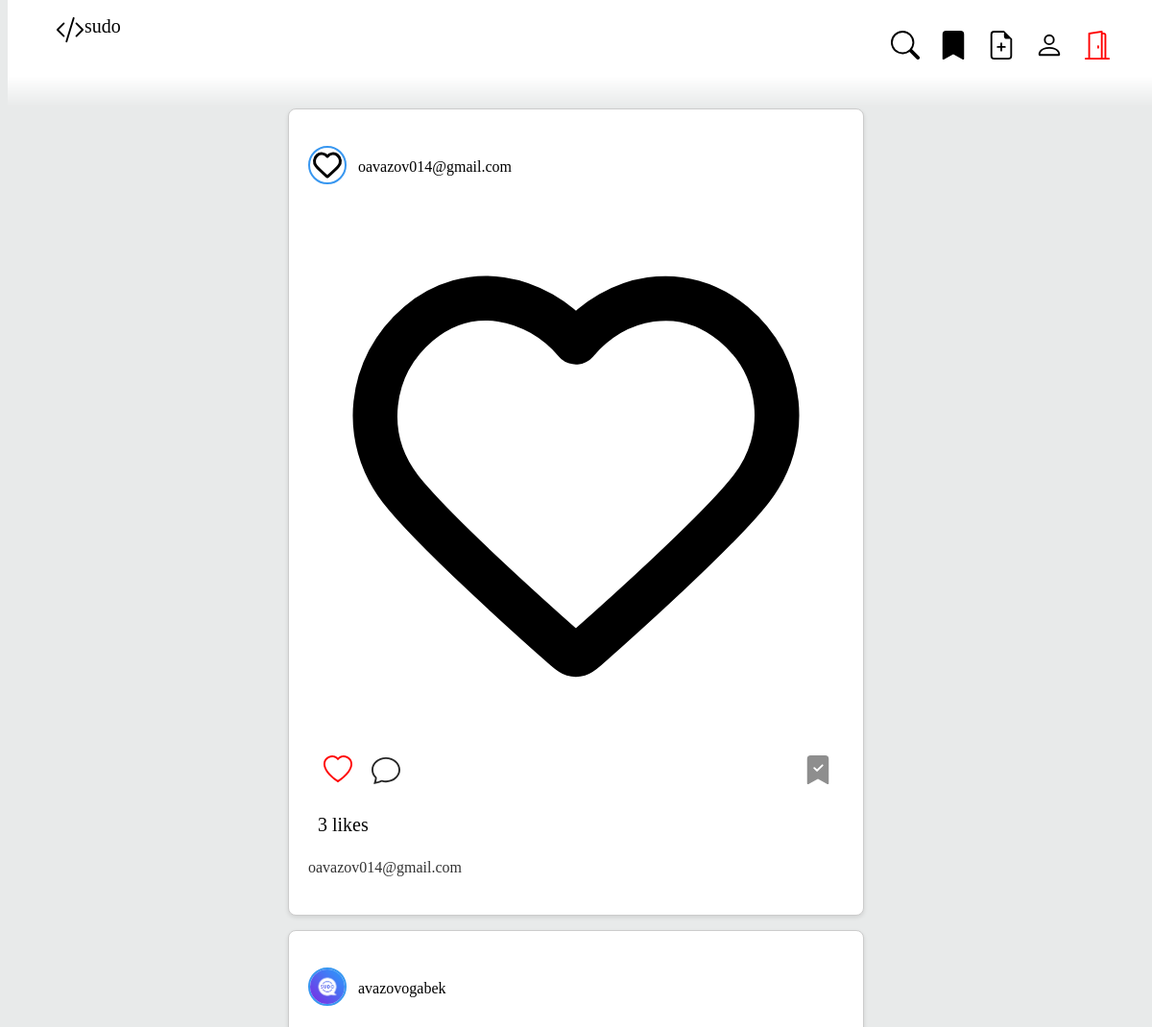
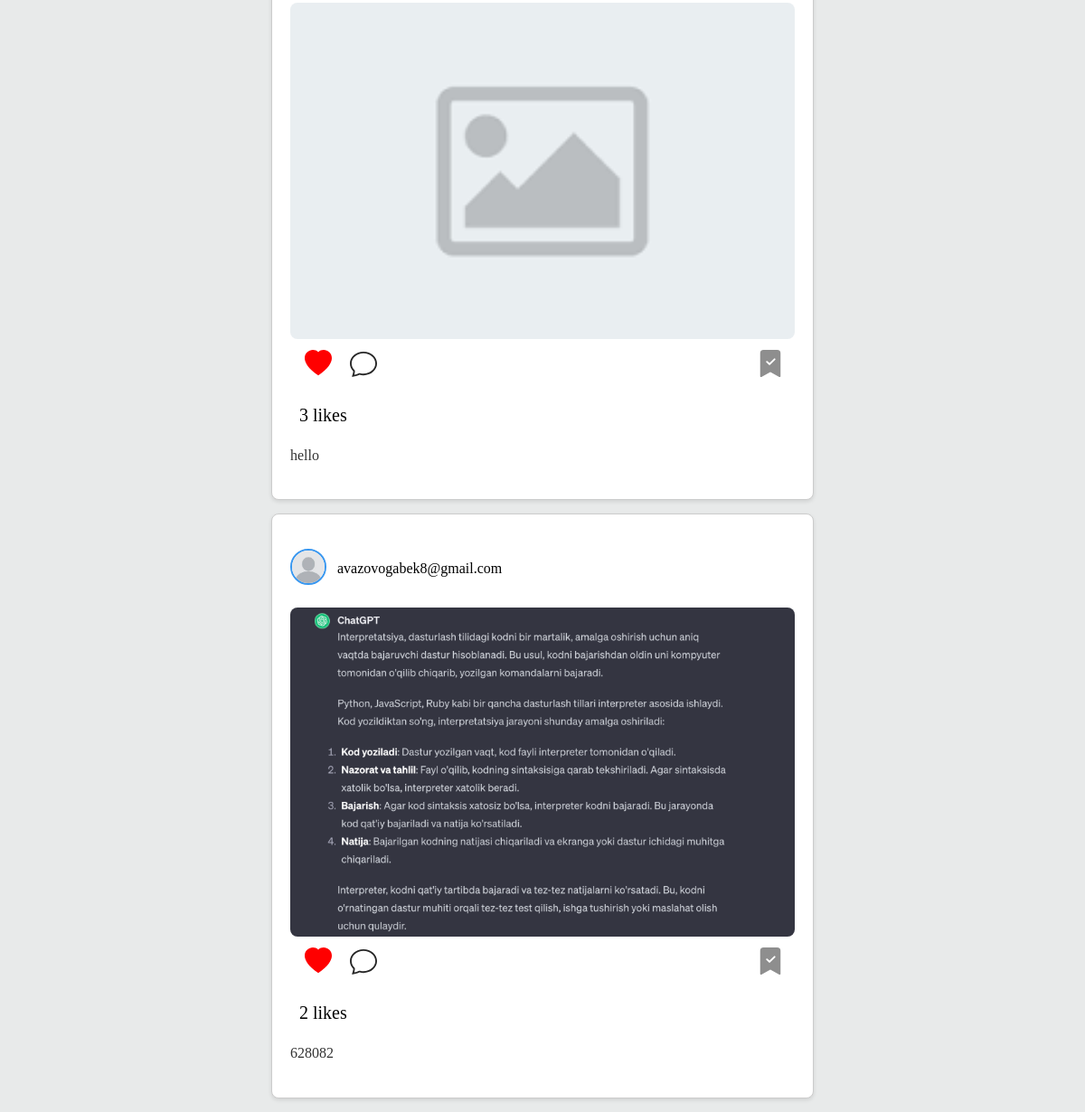
The page /interactions/saves/ (signed in) on the database its author committed (2 pictures, top to bottom).
### interactions/models.py (models this page shows, shortened)
class Post(models.Model):
    author = models.ForeignKey(User, on_delete=models.CASCADE)
    body = models.TextField(default='', help_text='Enter body content here')
    created_at = models.DateTimeField(auto_now_add=True)
    liked_by = models.ManyToManyField(User, related_name='liked_posts', blank=True)
    post_img = models.ImageField(
        upload_to='post_img',
        default='path_to_default_image.jpg'
    )

### profiles/models.py (models this page shows, shortened)
class Profile(models.Model):
    user = models.OneToOneField(User, on_delete=models.CASCADE)
    first_name = models.CharField(max_length=100, blank=True)
    last_name = models.CharField(max_length=100, blank=True)
    bio = models.TextField(blank=True)
    profile_img = models.ImageField(
        upload_to='profile_images',
        default='Unknown.jpeg',
    )
    follows = models.ManyToManyField('self', symmetrical=False, related_name='followers', blank=True)
    posts = models.ManyToManyField(Post, related_name='associated_profiles', blank=True)
    liked_posts = models.ManyToManyField(Post, related_name='liked_by_profiles', blank=True)
    viewed_posts = models.ManyToManyField(Post, related_name='viewed_by_profiles', blank=True)

### interactions/views.py (the view)
# urls.py: path('saves/', views.saves, name='saves'),
@login_required(login_url='signin')
def saves(request):
    user_saved_posts = Save.objects.filter(user=request.user).select_related('post')
    saves = [saved_post.post for saved_post in user_saved_posts]
    saved_post_ids = [post.id for post in saves]
    user_profile = Profile.objects.get(user=request.user)
    profiles = user_profile.follows.all()
    posts = (
        Post.objects.filter(id__in=saved_post_ids)
        .annotate(like_count=Count('post_likes'))
    )
    liked_posts = Like.objects.filter(user=request.user).values_list('post__id', flat=True)
    saved_posts = Save.objects.filter(user=request.user).values_list('post__id', flat=True)
    return render(request, 'save.html', {
        'posts': posts,
        'liked_posts' : liked_posts,
        'saved_posts' : saved_posts,
        'profiles' : profiles,
    })

### templates/save.html (shortened to what this page needs)
{% load static %}
<!DOCTYPE html>
<html lang="en">
  <head>
    <link rel="stylesheet" href="{% static 'css/nav.css' %}">
    <link rel="stylesheet" href="{% static 'css/save.css' %}">
  </head>
  <body>
    <nav class="mask">
      <a href="{% url 'home' %}" class="code">
      </a>
      <a href="{% url 'home' %}" class="logo">sudo</a>
      <ul class="list">
        <li>
          <a href="{% url 'search' %}">
          </a>
        </li>
        <li>
          <a href="{% url 'saves' %}">
            <svg xmlns="http://www.w3.org/2000/svg" width="30" height="30" fill="currentColor" class="bi bi-bookmark-fill" viewBox="0 0 16 16">
              <path d="M2 2v13.5a.5.5 0 0 0 .74.439L8 13.069l5.26 2.87A.5.5 0 0 0 14 15.5V2a2 2 0 0 0-2-2H4a2 2 0 0 0-2 2" />
            </svg>
          </a>
        </li>
        <li>
          <a href="{% url 'create_post' %}">
          </a>
        </li>
        <li>
          <a href="{% url 'my_profile' %}">
        <li>
          <a href="{% url 'logout' %}" class="logout">
          </a>
        </li>
      </ul>
    </nav>
    <br>
    <br>
    <br>
    <br>
    <br>
    {% for post in posts %}
        <div class="blog-card">
            <div class="blog-content">
            <div class="author-info">
                <a href="{% url 'profile_detail' post.author.profile.pk %}">
                <img src="{{ post.author.profile.profile_img.url }}" alt="Author Avatar" class="author-avatar">
                </a>
                <a href="{% url 'profile_detail' post.author.profile.pk %}">
                <p>{{ post.author }}</p>
                </a>
            </div>
            <br>
            <div class="blog-header">
                {% if post.post_img %}
                <img src="{{ post.post_img.url }}" alt="Post Image" class="blog-image">
                {% else %}
                <img src="https://via.placeholder.com/150" alt="Post Image" class="blog-image">
                {% endif %}
            </div>
            <div class="interactions">
                <div class="like">
                {% if post.id in liked_posts %}
                    <form method="post" action="{% url 'unlike_post' post.pk %}">
                      <button type="submit" class="action-btn like-btn">
                          <svg xmlns="http://www.w3.org/2000/svg" width="30" height="30" fill="currentColor" class="bi bi-heart-fill" viewBox="0 0 16 16">
                          <path fill-rule="evenodd" d="M8 1.314C12.438-3.248 23.534 4.735 8 15-7.534 4.736 3.562-3.248 8 1.314"/>
                          </svg>
                      </button>
                    </form>
                {% else %}
                    <form method="post" action="{% url 'like_post' post.pk %}">
                    <button type="submit" class="action-btn like-btn">
                    </button>
                    </form>
                {% endif %}
                </div>
                <div class="chat">
                <button class="action-btn chat-btn">
                    <a href="{% url 'post_comments' post.pk %}">
                    </a>
                </button>
                </div>
                <div class="save">
                {% if post.id in saved_posts %}
                    <form method="post" action="{% url 'unsave_post' post.pk %}">
                    <button type="submit" class="action-btn save-btn">
                    </button>
                    </form>
                {% endif %}
                </div>
            </div>
            <p class="likes_count">{{ post.like_count }} likes</p>
            </div>
        <p class="blog-body">
            {{ post.body }}
        </p>
        </div>
    {% endfor %}
  </body>
</html>

### statics/css/nav.css (style rules this page uses)
* { box-sizing: border-box; }
body { background-color: #E8EAEA; }
nav { margin-top: -150px; width: 100%; padding: 16px 20px 30px 20px; display: flex; transition: 0.3s ease-out; color: rgb(0, 0, 0); position: fixed; background-color: #ffffff; z-index: 1000; }
nav.mask { top: 150px; mask-image: linear-gradient(black 70%, transparent); -webkit-mask-image: linear-gradient(black 70%, transparent); }
@media (min-width: 640px) { nav { padding: 16px 50px 30px 50px; } }
a { color: inherit; text-decoration: none; }
.list { list-style-type: none; margin-left: auto; display: none; }
@media (min-width: 640px) { .list { display: flex; } }
@media (min-width: 640px) { .list li { margin-left: 20px; } }
.logout { color: red; }
.logo { font-size: 20px; }

### statics/css/save.css (style rules this page uses)
.blog-card { position: relative; border: 1px solid #ccc; border-radius: 8px; padding: 20px; margin: 15px auto; max-width: 600px; width: calc(100% - 30px); background-color: #fff; box-shadow: 0 2px 4px rgba(0, 0, 0, 0.1); transition: transform 0.3s ease; }
.author-info { display: flex; align-items: center; margin-top: 15px; }
.author-avatar { width: 50px; height: 50px; border-radius: 50%; margin-right: 12px; object-fit: cover; border: 2px solid #3897f0; }
.blog-header img { width: 100%; max-width: 100%; height: auto; border-radius: 8px; }
.blog-body { font-size: 16px; color: #333; line-height: 1.6; }
.author-info { display: flex; align-items: center; }
.author-avatar { width: 40px; height: 40px; border-radius: 50%; margin-right: 12px; object-fit: cover; }
.interactions { display: flex; justify-content: space-between; align-items: center; }
.action-btn { padding: 8px 16px; border: none; border-radius: 6px; cursor: pointer; transition: background-color 0.3s ease; }
.like-btn { background-color: transparent; border: none; cursor: pointer; color: #ff0000; font-weight: bold; font-size: 14px; margin-right: 15px; transition: color 0.3s ease; }
.chat-btn { background-color: transparent; border: none; cursor: pointer; color: #262626; font-weight: bold; font-size: 14px; margin-right: 15px; transition: color 0.3s ease; }
.save-btn { background-color: transparent; border: none; cursor: pointer; color: #8e8e8e; font-weight: bold; font-size: 14px; margin-right: 15px; transition: color 0.3s ease; }
.like { position: absolute; }
.chat { position: absolute; margin-left: 50px; }
.save { margin-left: 500px; }
.likes_count { font-size: 20px; margin-left: 10px; }

### rows shown on the page
Post: author.profile.profile_img (picture), author "oavazov014@gmail.com", post_img (picture), like_count "3", body "oavazov014@gmail.com"
Post: author.profile.profile_img (picture), author "avazovogabek", post_img (placeholder picture), like_count "3", body "hello"
Post: author.profile.profile_img (picture), author "avazovogabek8@gmail.com", post_img (picture), like_count "2", body "628082"
